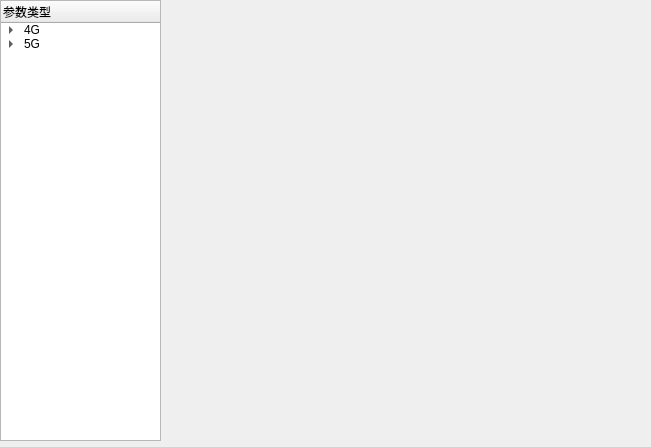
<?xml version="1.0" encoding="UTF-8"?>
<ui version="4.0">
 <class>Form</class>
 <widget class="QWidget" name="Form">
  <property name="geometry">
   <rect>
    <x>0</x>
    <y>0</y>
    <width>651</width>
    <height>447</height>
   </rect>
  </property>
  <property name="windowTitle">
   <string>Form</string>
  </property>
  <widget class="QTreeWidget" name="treeWidget">
   <property name="geometry">
    <rect>
     <x>0</x>
     <y>0</y>
     <width>161</width>
     <height>441</height>
    </rect>
   </property>
   <column>
    <property name="text">
     <string>参数类型</string>
    </property>
   </column>
   <item>
    <property name="text">
     <string>4G</string>
    </property>
    <item>
     <property name="text">
      <string>规划类参数</string>
     </property>
    </item>
    <item>
     <property name="text">
      <string>关键参数</string>
     </property>
    </item>
    <item>
     <property name="text">
      <string>PCI混淆</string>
     </property>
    </item>
    <item>
     <property name="text">
      <string>功率和工控</string>
     </property>
    </item>
    <item>
     <property name="text">
      <string>切换重选</string>
     </property>
    </item>
    <item>
     <property name="text">
      <string>异频频点</string>
     </property>
    </item>
    <item>
     <property name="text">
      <string>外部小区</string>
     </property>
    </item>
    <item>
     <property name="text">
      <string>邻接关系</string>
     </property>
    </item>
    <item>
     <property name="text">
      <string>邻区一致性</string>
     </property>
    </item>
    <item>
     <property name="text">
      <string>X2</string>
     </property>
    </item>
    <item>
     <property name="text">
      <string>锚点关键参数</string>
     </property>
    </item>
    <item>
     <property name="text">
      <string>锚点优选</string>
     </property>
    </item>
   </item>
   <item>
    <property name="text">
     <string>5G</string>
    </property>
    <item>
     <property name="text">
      <string>规划类参数</string>
     </property>
    </item>
    <item>
     <property name="text">
      <string>PCI混淆</string>
     </property>
    </item>
    <item>
     <property name="text">
      <string>关键参数</string>
     </property>
    </item>
    <item>
     <property name="text">
      <string>邻区一致性</string>
     </property>
    </item>
    <item>
     <property name="text">
      <string>XN</string>
     </property>
    </item>
   </item>
  </widget>
 </widget>
 <resources/>
 <connections/>
 <slots>
  <slot>button_click()</slot>
 </slots>
</ui>
